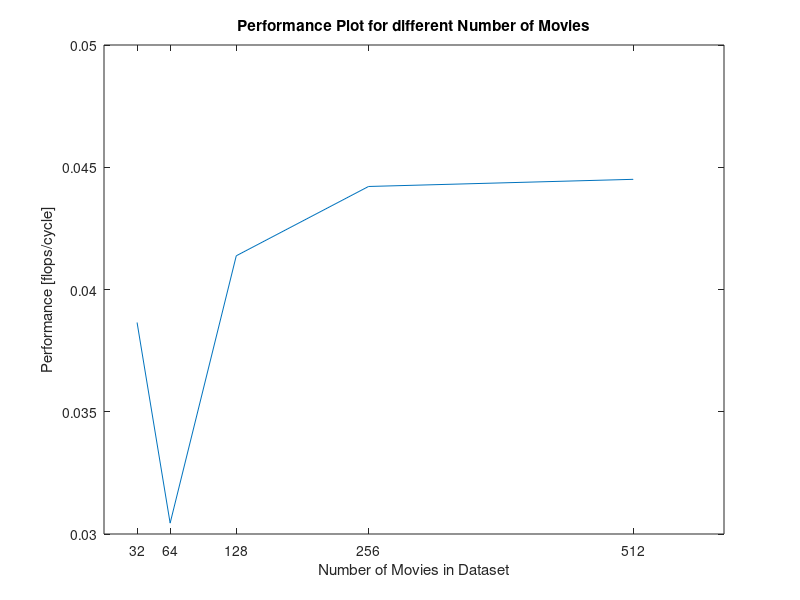

Reproduce this figure in MATLAB.
peak_perf = 2;

data_points = zeros(6,2);

N = 32;
instr = 620944236;
flops = 24000060;
perf = flops/instr;
data_points(1,:) = [N, perf];

N = 64;
instr = 1576639914;
flops = 48000072;
perf = flops/instr;
data_points(2,:) = [N, perf];

N = 128;
instr = 5800032921;
flops = 240000648;
perf = flops/instr;
data_points(3,:) = [N, perf];

N = 256;
instr = 10856396983;
flops = 480001200;
perf = flops/instr;
data_points(4,:) = [N, perf];

N = 512;
instr = 13481328085;
flops = 600001404;
perf = flops/instr;
data_points(5,:) = [N, perf];

N = 512;
instr = 13477232228;
flops = 600001212;
perf = flops/instr;
data_points(6,:) = [N, perf];

plot(data_points(:,1), data_points(:,2));
hold on;

title('Performance Plot for different Number of Movies');
xlabel('Number of Movies in Dataset')
ylabel('Performance [flops/cycle]')

set(gca,'XTick',[32 64 128 256 512 1024]);